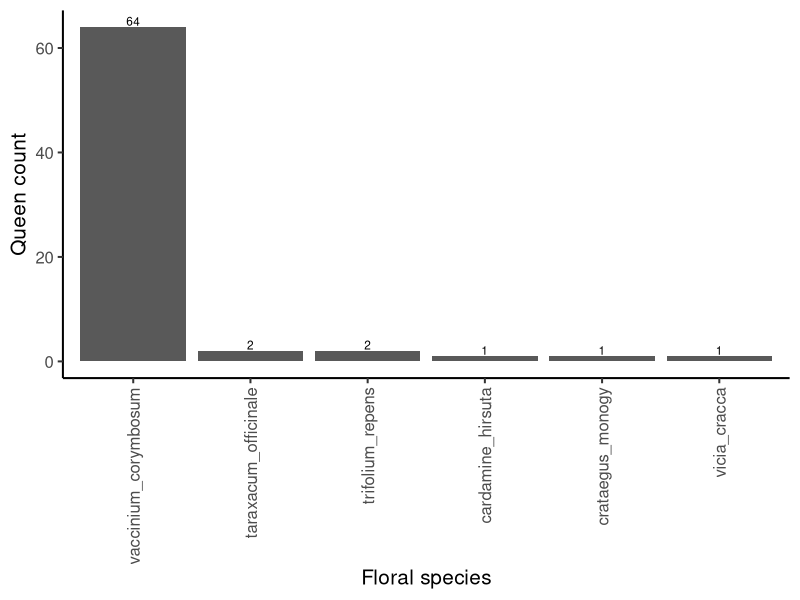
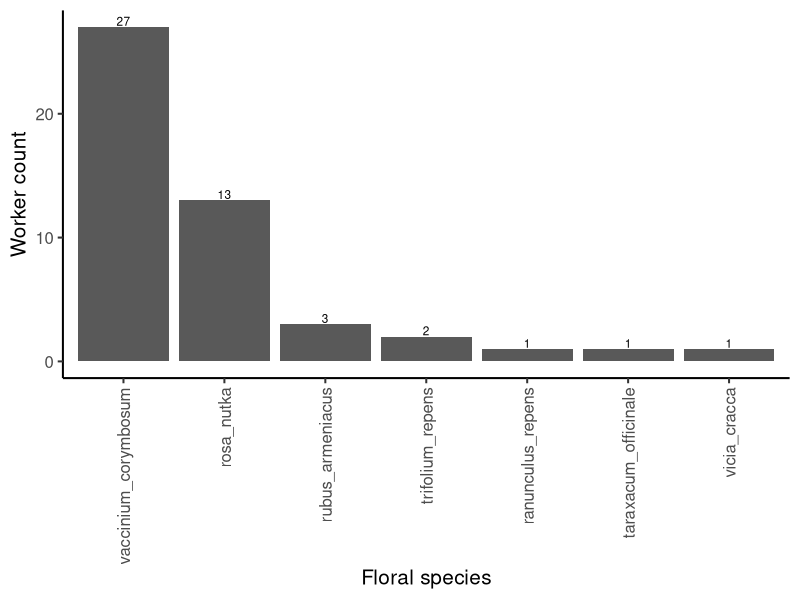
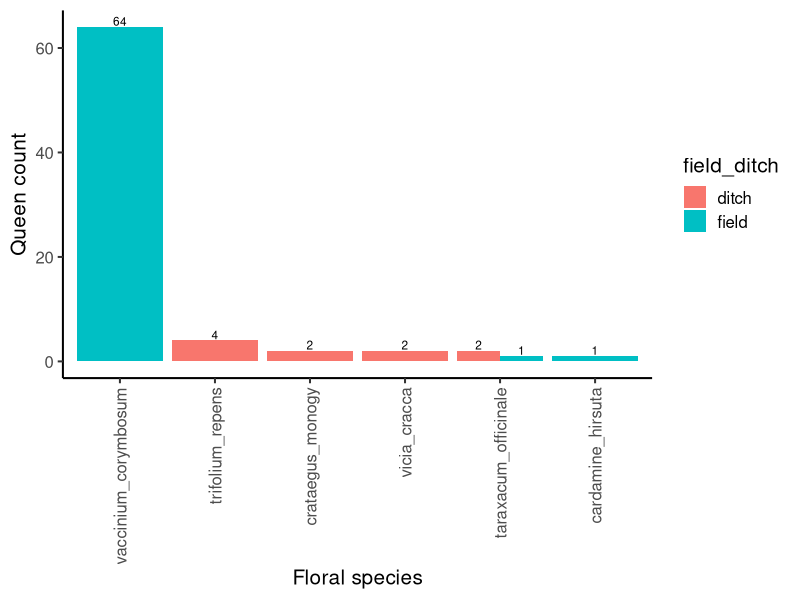
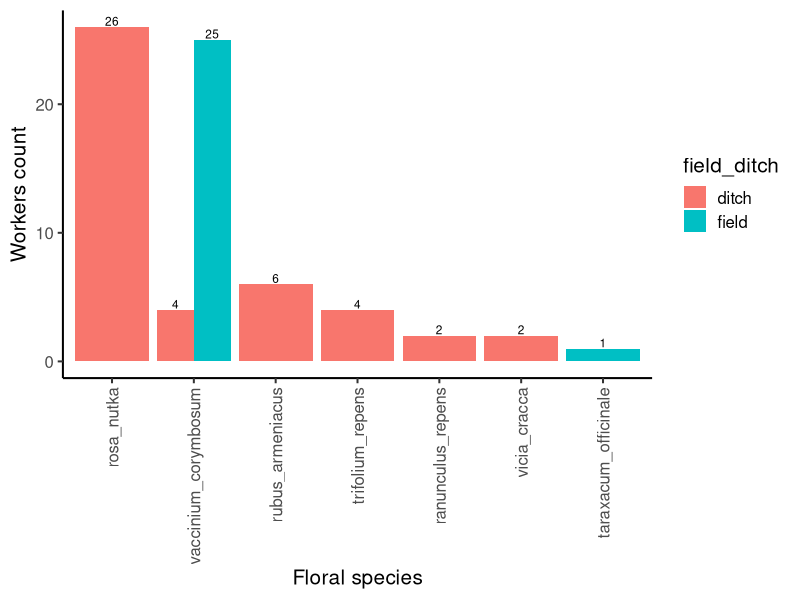
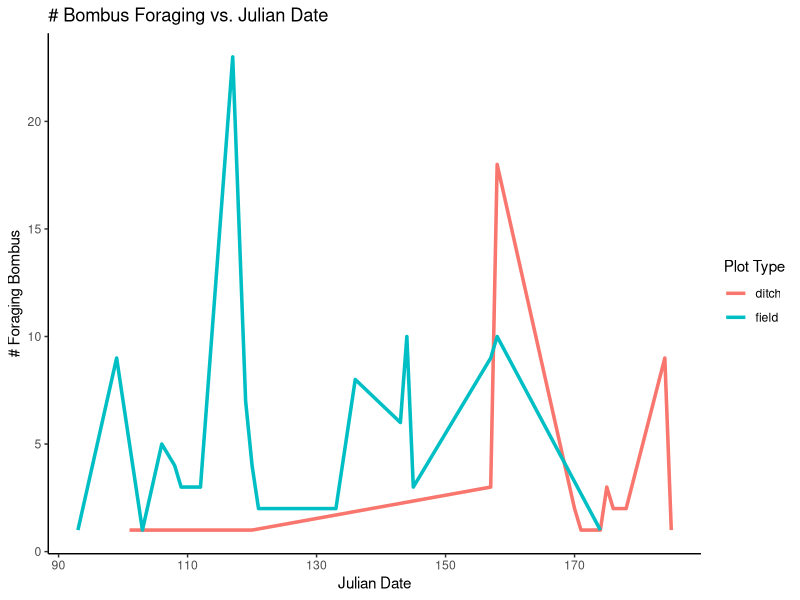
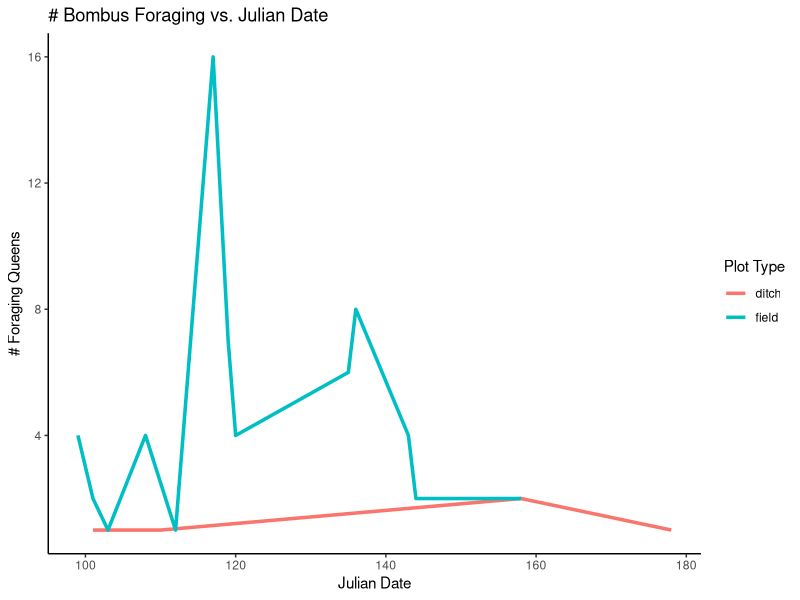
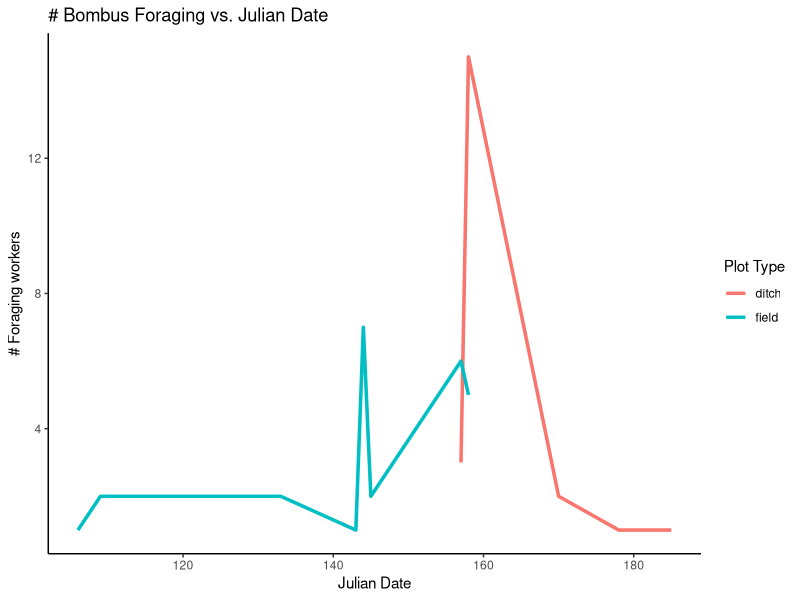
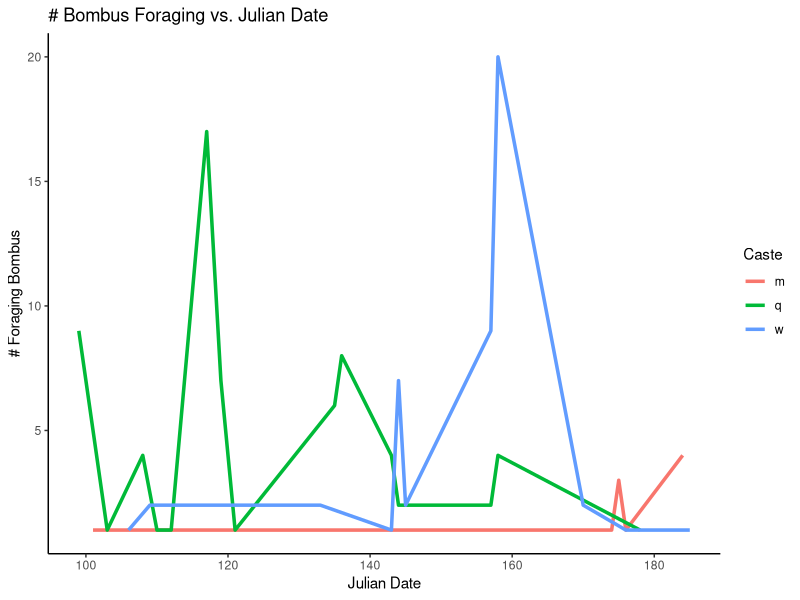

Reproduce these figures in R, in order.
## ---- chunk 1
knitr::opts_chunk$set(echo = TRUE)
knitr::opts_knit$set(root.dir = "~/Library/CloudStorage/OneDrive-UBC/MSc/12_analysis/rodent-bee-blueberry")
## ---- chunk 2
#load packages
library(ggplot2) #for plots
library(dplyr) #for working with dataframes
library(tidyr) #for working with datasets
library(lme4) #for mixed effects models
library(ggpubr) #for adding significance asterisks to graph
library(stringr)
library(lubridate)

#read in data
data <- read.csv("06_cleandata/combined_plot_data.csv")
rodent <- read.csv("06_cleandata/rodent_clean.csv")

#change character columns to factors
data <- data %>%
   mutate(
     site_id = as.factor(site_id),
     round = as.factor(round),
     plot_id = as.factor(plot_id),
     bee_date = as.Date(bee_date),
     area = as.factor(area))

#add column for ditch vs field
##in overall data
data <- data %>%
  mutate(field_ditch = case_when(
    str_detect(plot_id, "p1|p2") ~ "field",
    str_detect(plot_id, "d") ~ "ditch",
    TRUE ~ NA_character_
  ))

##in rodent data
rodent <- rodent %>%
  mutate(field_ditch = case_when(
    str_detect(plot_id, "p1|p2") ~ "field",
    str_detect(plot_id, "d") ~ "ditch",
    TRUE ~ NA_character_
  ))
## ---- chunk 3
bee <- read.csv("06_cleandata/bee_clean.csv")
##add ditch vs field column
bee <- bee %>%
  mutate(field_ditch = case_when(
    str_detect(plot_id, "p1|p2") ~ "field",
    str_detect(plot_id, "d") ~ "ditch",
    TRUE ~ NA_character_
  ))


#add column for julian date
bee$julian.date <- yday(bee$date)

#filter to queens and workers
queens <- bee %>%
  filter(caste == "q", flower_species != "" & !is.na(flower_species))
workers <- bee %>%
  filter(caste == "w", flower_species != "" & !is.na(flower_species))
## ---- chunk 4
queens %>%
  count(flower_species, name = "count") %>%
  mutate(flower_species = reorder(flower_species, -count)) %>%
  ggplot(aes(flower_species, count)) +
  geom_bar(stat = "identity") +
  geom_text(aes(label = count), vjust = -0.15, size = 3) +
  theme_classic(base_size = 15) +
  xlab("Floral species") +
  ylab("Queen count") +
  theme(axis.text.x = element_text(angle = 90, vjust = 0.5, hjust = 1))
## ---- chunk 5
workers %>%
  count(flower_species, name = "count") %>%
  mutate(flower_species = reorder(flower_species, -count)) %>%
  ggplot(aes(flower_species, count)) +
  geom_bar(stat = "identity") +
  geom_text(aes(label = count), vjust = -0.15, size = 3) +
  theme_classic(base_size = 15) +
  xlab("Floral species") +
  ylab("Worker count") +
  theme(axis.text.x = element_text(angle = 90, vjust = 0.5, hjust = 1))
## ---- chunk 6
queens %>%
  count(flower_species, field_ditch, name = "count") %>%
  mutate(adjusted_count = case_when( ##adjust count for sampling effort (2x as many field plots as ditch plots)
    field_ditch == "field" ~ count * 1,
    field_ditch == "ditch" ~ count * 2
  )) %>%
  mutate(flower_species = reorder(flower_species, -adjusted_count)) %>%
  ggplot(aes(flower_species, adjusted_count, fill = field_ditch)) +
  geom_bar(stat = "identity", position = "dodge") +
  geom_text(aes(label = adjusted_count), 
            position = position_dodge(width = 0.9),
            vjust = -0.15, 
            size = 3) +
  theme_classic(base_size = 15) +
  xlab("Floral species") +
  ylab("Queen count") +
  theme(axis.text.x = element_text(angle = 90, vjust = 0.5, hjust = 1))
## ---- chunk 7
workers %>%
  count(flower_species, field_ditch, name = "count") %>%
  mutate(adjusted_count = case_when( ##adjust count for sampling effort (2x as many field plots as ditch plots)
    field_ditch == "field" ~ count * 1,
    field_ditch == "ditch" ~ count * 2
  )) %>%
  mutate(flower_species = reorder(flower_species, -adjusted_count)) %>%
  ggplot(aes(flower_species, adjusted_count, fill = field_ditch)) +
  geom_bar(stat = "identity", position = "dodge") +
  geom_text(aes(label = adjusted_count), 
            position = position_dodge(width = 0.9),
            vjust = -0.15, 
            size = 3) +
  theme_classic(base_size = 15) +
  xlab("Floral species") +
  ylab("Workers count") +
  theme(axis.text.x = element_text(angle = 90, vjust = 0.5, hjust = 1))
## ---- chunk 8

# Step 1: Filter and summarize data
foraging_summary <- bee %>%
  filter(behaviour == "foraging") %>%
  count(julian.date, field_ditch, name = "n_foraging")

# Step 2: Plot
ggplot(foraging_summary, aes(x = julian.date, y = n_foraging, color = field_ditch)) +
  geom_line(size = 1.2) +
  labs(
    title = "# Bombus Foraging vs. Julian Date",
    x = "Julian Date",
    y = "# Foraging Bombus",
    color = "Plot Type"
  ) +
  theme_classic()
## ---- chunk 9
# Step 1: Filter and summarize data
foraging_queen_summary <- queens %>%
  filter(behaviour == "foraging") %>%
  count(julian.date, field_ditch, name = "n_foraging")

# Step 2: Plot
ggplot(foraging_queen_summary, aes(x = julian.date, y = n_foraging, color = field_ditch)) +
  geom_line(size = 1.2) +
  labs(
    title = "# Bombus Foraging vs. Julian Date",
    x = "Julian Date",
    y = "# Foraging Queens",
    color = "Plot Type"
  ) +
  theme_classic()
## ---- chunk 10
# Step 1: Filter and summarize data
foraging_worker_summary <- workers %>%
  filter(behaviour == "foraging") %>%
  count(julian.date, field_ditch, name = "n_foraging")

# Step 2: Plot
ggplot(foraging_worker_summary, aes(x = julian.date, y = n_foraging, color = field_ditch)) +
  geom_line(size = 1.2) +
  labs(
    title = "# Bombus Foraging vs. Julian Date",
    x = "Julian Date",
    y = "# Foraging workers",
    color = "Plot Type"
  ) +
  theme_classic()
## ---- chunk 11
# Step 1: Filter and summarize data
foraging_caste_summary <- bee %>%
  filter(behaviour == "foraging") %>%
  filter(caste != "")%>%
  count(julian.date, caste, name = "n_foraging")

# Step 2: Plot
ggplot(foraging_caste_summary, aes(x = julian.date, y = n_foraging, color = caste)) +
  geom_line(size = 1.2) +
  labs(
    title = "# Bombus Foraging vs. Julian Date",
    x = "Julian Date",
    y = "# Foraging Bombus",
    color = "Caste"
  ) +
  theme_classic()
## ---- chunk 12
#load data
floral <- read.csv("06_cleandata/floral_clean.csv")

#add column for julian date
floral$julian.date <- yday(floral$date)

# Step 1: Filter and summarize data
vaco_summary <- floral %>%
  filter(flower_code == "vaco") %>%
  group_by(julian.date) %>%
  summarise(vaco_abun = sum(abundance), .groups = "drop") 

# Step 2: Plot
ggplot(vaco_summary, aes(x = julian.date, y = vaco_abun)) +
  geom_line(size = 1.2) +
  labs(
    title = "VACO abundance vs Julian Date",
    x = "Julian Date",
    y =  "VACO abundance"
  ) +
  theme_classic()
## ---- chunk 13
# Step 1: Filter and summarize data
vacoforaging_caste_summary <- bee %>%
  filter(behaviour == "foraging") %>%
  filter(flower_code == "vaco") %>%
  filter(caste != "")%>%
  count(julian.date, caste, name = "n_foraging_vaco")

# Step 2: Plot
ggplot(vacoforaging_caste_summary, aes(x = julian.date, y = n_foraging_vaco, color = caste)) +
  geom_line(size = 1.2) +
  labs(
    title = "# Bombus Foraging on VACO vs. Julian Date",
    x = "Julian Date",
    y = "# Bombus foraging on vaco",
    color = "Caste"
  ) +
  theme_classic()
## ---- chunk 14
# Step 1: Filter and summarize data
vacoforaging_caste_summary <- bee %>%
  filter(behaviour == "foraging") %>%
  filter(flower_code == "vaco") %>%
  filter(caste != "")%>%
  count(caste, name = "n_foraging_vaco")

# Step 2: Plot
ggplot(vacoforaging_caste_summary, aes(x = caste, y = n_foraging_vaco, fill = caste)) +
  geom_bar(stat = "identity") +
  labs(
    title = "# Bombus Foraging on VACO vs. Caste",
    x = "Caste",
    y = "# Bombus foraging on vaco"
  ) +
  theme_classic()
## ---- chunk 15
#load bee data
bee <- read.csv("06_cleandata/bee_clean.csv")

#add column for ditch vs field
bee <- bee %>%
  mutate(field_ditch = case_when(
    str_detect(plot_id, "p1|p2") ~ "field",
    str_detect(plot_id, "d") ~ "ditch",
    TRUE ~ NA_character_
  ))

##counts per caste
bee_count_summary <- bee %>%
  #change blanks to unknown
  mutate(caste = ifelse(caste == "" , "unknown", caste)) %>%
  # Group by species and caste
  group_by(caste) %>%
  summarise(n = n(), .groups = "drop") %>%
  # Add a total row
  bind_rows(tibble(caste = "overall", n = sum(.$n)))

##counts per plot type 
bee_count_summary_plot <- bee %>%
  # Group by plot type 
  group_by(field_ditch) %>%
  summarise(n = n(), .groups = "drop") %>%
  # Add a total row
  bind_rows(tibble(field_ditch = "overall", n = sum(.$n)))
  
#number of species
bee_species_summary <- bee %>%
  #change blanks to unknown
  mutate(caste = ifelse(caste == "" , "unknown", caste)) %>%
  mutate(bee_species = ifelse(bee_species == "" , "unknown", bee_species)) %>%
  # Group by species and caste
  group_by(bee_species, caste) %>%
  summarise(n = n(), .groups = "drop") %>%
  # Pivot caste levels into columns
  pivot_wider(
    names_from = caste,
    values_from = n,
    values_fill = 0  # fill missing combinations with 0
  ) %>%
  # Add a total count column
  mutate(n_overall = rowSums(across(-bee_species)))

#number of species per plot type
bee_species_summary_plot <- bee %>%
  #change blanks to unknown
  mutate(bee_species = ifelse(bee_species == "" , "unknown", bee_species)) %>%
  # Group by species and caste
  group_by(bee_species, field_ditch) %>%
  summarise(n = n(), .groups = "drop") %>%
  # Pivot caste levels into columns
  pivot_wider(
    names_from = field_ditch,
    values_from = n,
    values_fill = 0  # fill missing combinations with 0
  ) %>%
  # Add a total count column
  mutate(n_overall = rowSums(across(-bee_species)))

## ---- chunk 16
#load bee data
rodent <- read.csv("06_cleandata/rodent_clean.csv")

#number of individuals
total_rodent <- count(rodent) ##1037 across all sites
#average per plot
rodent_plot_summary <- rodent %>%
  # Group by plot and site
  group_by(site_id, plot_id) %>%
  summarise(n = n(), .groups = "drop") %>%
  # Pivot caste levels into columns
  pivot_wider(
    names_from = site_id,
    values_from = n,
    values_fill = 0  # fill missing combinations with 0
  )
## ---- chunk 17
floral <- read.csv("06_cleandata/floral_clean.csv")

beefloral <- read.csv("06_cleandata/useful_flowers.csv")

floral_bombus <- floral %>%
  filter(flower_species %in% beefloral$flower_species |
           str_detect(flower_species, "brassica_") |
           str_detect(flower_species, "rhododendron_") |
           str_detect(flower_species, "rorippa_") |
           str_detect(flower_species, "rubus_") |
           str_detect(flower_species, "rosa_") |
           str_detect(flower_species, "calystegia_") |
           str_detect(flower_species, "prunus_") |
           str_detect(flower_species, "phacelia_") 
  )

#count number of floral species:
length(unique(floral_bombus$flower_species)) ##53
